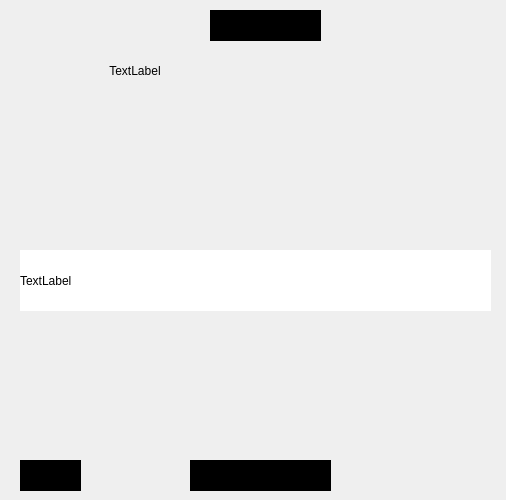
<?xml version="1.0" encoding="UTF-8"?>
<ui version="4.0">
 <class>picture_m</class>
 <widget class="QWidget" name="picture_m">
  <property name="geometry">
   <rect>
    <x>0</x>
    <y>0</y>
    <width>506</width>
    <height>500</height>
   </rect>
  </property>
  <property name="windowTitle">
   <string>Form</string>
  </property>
  <layout class="QGridLayout" name="gridLayout">
   <property name="leftMargin">
    <number>0</number>
   </property>
   <property name="topMargin">
    <number>0</number>
   </property>
   <property name="rightMargin">
    <number>0</number>
   </property>
   <property name="bottomMargin">
    <number>0</number>
   </property>
   <property name="spacing">
    <number>0</number>
   </property>
   <item row="0" column="0">
    <widget class="QStackedWidget" name="stackedWidget">
     <property name="enabled">
      <bool>true</bool>
     </property>
     <property name="sizePolicy">
      <sizepolicy hsizetype="Expanding" vsizetype="Expanding">
       <horstretch>0</horstretch>
       <verstretch>0</verstretch>
      </sizepolicy>
     </property>
     <property name="minimumSize">
      <size>
       <width>0</width>
       <height>0</height>
      </size>
     </property>
     <property name="maximumSize">
      <size>
       <width>16777215</width>
       <height>16777215</height>
      </size>
     </property>
     <property name="styleSheet">
      <string notr="true">#stackedWidget {
border-image: url(img/icon/ic/picture_morocco/backgr_morocco.png)0 0 0 0 stretch stretch ;
    width:100%;height:100%;
	
}
</string>
     </property>
     <property name="frameShape">
      <enum>QFrame::Shape::NoFrame</enum>
     </property>
     <property name="frameShadow">
      <enum>QFrame::Shadow::Plain</enum>
     </property>
     <property name="lineWidth">
      <number>0</number>
     </property>
     <property name="currentIndex">
      <number>0</number>
     </property>
     <widget class="QWidget" name="page_2">
      <widget class="QPushButton" name="pushButton_8">
       <property name="geometry">
        <rect>
         <x>0</x>
         <y>0</y>
         <width>51</width>
         <height>51</height>
        </rect>
       </property>
       <property name="cursor">
        <cursorShape>PointingHandCursor</cursorShape>
       </property>
       <property name="styleSheet">
        <string notr="true">image: url(img/icon/ic/food_icon/back_food.png);
border-radius:10px;</string>
       </property>
       <property name="text">
        <string/>
       </property>
      </widget>
      <widget class="QLabel" name="label_flag">
       <property name="geometry">
        <rect>
         <x>110</x>
         <y>110</y>
         <width>301</width>
         <height>181</height>
        </rect>
       </property>
       <property name="sizePolicy">
        <sizepolicy hsizetype="Expanding" vsizetype="Expanding">
         <horstretch>0</horstretch>
         <verstretch>0</verstretch>
        </sizepolicy>
       </property>
       <property name="styleSheet">
        <string notr="true">border-image: url(img/icon/ic/food_icon/backgr_image.png);
border-radius:30px;
width:100px;height:200px;</string>
       </property>
       <property name="text">
        <string/>
       </property>
       <property name="textFormat">
        <enum>Qt::TextFormat::PlainText</enum>
       </property>
       <property name="scaledContents">
        <bool>true</bool>
       </property>
      </widget>
      <widget class="QLabel" name="label_question">
       <property name="geometry">
        <rect>
         <x>-110</x>
         <y>10</y>
         <width>701</width>
         <height>121</height>
        </rect>
       </property>
       <property name="sizePolicy">
        <sizepolicy hsizetype="Expanding" vsizetype="Expanding">
         <horstretch>0</horstretch>
         <verstretch>0</verstretch>
        </sizepolicy>
       </property>
       <property name="cursor">
        <cursorShape>PointingHandCursor</cursorShape>
       </property>
       <property name="styleSheet">
        <string notr="true">font: 700 10.6pt &quot;Segoe UI&quot;;
border-image: url(img/icon/ic/food_icon/backgr_question.png) 0 0 0 0 stretch stretch;
color: black;

/*padding-right: 10px;
padding-left: 140px;*/
padding-left: 130px;
padding-right: 27px;
</string>
       </property>
       <property name="text">
        <string>                          TextLabel</string>
       </property>
       <property name="wordWrap">
        <bool>true</bool>
       </property>
      </widget>
      <widget class="QPushButton" name="pushButton_next">
       <property name="geometry">
        <rect>
         <x>450</x>
         <y>450</y>
         <width>41</width>
         <height>41</height>
        </rect>
       </property>
       <property name="sizePolicy">
        <sizepolicy hsizetype="Minimum" vsizetype="Preferred">
         <horstretch>0</horstretch>
         <verstretch>0</verstretch>
        </sizepolicy>
       </property>
       <property name="cursor">
        <cursorShape>PointingHandCursor</cursorShape>
       </property>
       <property name="styleSheet">
        <string notr="true">image: url(img/icon/ic/food_icon/button_next_food.png);
border-radius:30px;</string>
       </property>
       <property name="text">
        <string/>
       </property>
      </widget>
      <widget class="QLabel" name="label_time">
       <property name="geometry">
        <rect>
         <x>20</x>
         <y>460</y>
         <width>61</width>
         <height>31</height>
        </rect>
       </property>
       <property name="styleSheet">
        <string notr="true">background-color:black;
color:black;
font: 11pt &quot;Segoe UI&quot;;
font: 700 9pt &quot;Segoe UI&quot;;

background-image: url(img/icon/ic/food_icon/backgr_question1.png);


</string>
       </property>
       <property name="text">
        <string>TextLabel</string>
       </property>
      </widget>
      <widget class="QLabel" name="label_flag_2">
       <property name="geometry">
        <rect>
         <x>100</x>
         <y>100</y>
         <width>321</width>
         <height>201</height>
        </rect>
       </property>
       <property name="sizePolicy">
        <sizepolicy hsizetype="Expanding" vsizetype="Expanding">
         <horstretch>0</horstretch>
         <verstretch>0</verstretch>
        </sizepolicy>
       </property>
       <property name="styleSheet">
        <string notr="true">border-image: url(:/ic/img/icon/ic/mondial_icon/backgr_image.png);
width:100px;height:200px;</string>
       </property>
       <property name="text">
        <string/>
       </property>
       <property name="textFormat">
        <enum>Qt::TextFormat::PlainText</enum>
       </property>
       <property name="scaledContents">
        <bool>true</bool>
       </property>
      </widget>
      <widget class="QLabel" name="label_point">
       <property name="geometry">
        <rect>
         <x>190</x>
         <y>460</y>
         <width>141</width>
         <height>31</height>
        </rect>
       </property>
       <property name="styleSheet">
        <string notr="true">background-color:black;
font: 700 13pt &quot;Segoe UI&quot;;
color:black;
/*background-image: url(:/img/icon/ic/food_icon/backgr_question1.png);*/
/*image: url(img/icon/ic/mondial_icon/backgr_score.png);*/
image: url(img/icon/ic/mondial_icon/backgr_score_without.png);


</string>
       </property>
       <property name="text">
        <string>TextLabel</string>
       </property>
      </widget>
      <widget class="QLabel" name="label_question_number">
       <property name="geometry">
        <rect>
         <x>210</x>
         <y>10</y>
         <width>111</width>
         <height>31</height>
        </rect>
       </property>
       <property name="styleSheet">
        <string notr="true">background-color:black;
background-image: url(img/icon/ic/food_icon/backgr_question1.png);
color:black;
font: 700 13pt &quot;Segoe UI&quot;;



</string>
       </property>
       <property name="text">
        <string>TextLabel</string>
       </property>
      </widget>
      <widget class="QWidget" name="layoutWidget">
       <property name="geometry">
        <rect>
         <x>30</x>
         <y>310</y>
         <width>441</width>
         <height>131</height>
        </rect>
       </property>
       <layout class="QHBoxLayout" name="horizontalLayout">
        <property name="spacing">
         <number>0</number>
        </property>
        <item>
         <layout class="QVBoxLayout" name="verticalLayout_2">
          <property name="spacing">
           <number>0</number>
          </property>
          <item>
           <widget class="QPushButton" name="pushButton_option4">
            <property name="sizePolicy">
             <sizepolicy hsizetype="Expanding" vsizetype="Expanding">
              <horstretch>0</horstretch>
              <verstretch>0</verstretch>
             </sizepolicy>
            </property>
            <property name="minimumSize">
             <size>
              <width>20</width>
              <height>20</height>
             </size>
            </property>
            <property name="cursor">
             <cursorShape>PointingHandCursor</cursorShape>
            </property>
            <property name="styleSheet">
             <string notr="true">#pushButton_option4{
   font: 900 15pt &quot;Segoe UI&quot;;
	border-image: url(img/icon/ic/picture_world_icon/buttons/backgr_button.png)0 0 0 0 scretch  scretch;
  min-width: 20px;
  min-height: 20px;
  color: rgb(0, 0, 0);
  border-radius:18px;
}
#pushButton_option4:hover{

  border-image: url(img/icon/ic/picture_world_icon/buttons/button_hover.png) 0 0 0 scretch scretch;
	
}</string>
            </property>
            <property name="text">
             <string/>
            </property>
           </widget>
          </item>
          <item>
           <widget class="QPushButton" name="pushButton_option3">
            <property name="sizePolicy">
             <sizepolicy hsizetype="Expanding" vsizetype="Expanding">
              <horstretch>0</horstretch>
              <verstretch>0</verstretch>
             </sizepolicy>
            </property>
            <property name="cursor">
             <cursorShape>PointingHandCursor</cursorShape>
            </property>
            <property name="styleSheet">
             <string notr="true">#pushButton_option3{
   font: 900 15pt &quot;Segoe UI&quot;;
	border-image: url(img/icon/ic/picture_world_icon/buttons/backgr_button.png)0 0 0 0 scretch  scretch;
  min-width: 20px;
  min-height: 20px;
  color: rgb(0, 0, 0);
  border-radius:18px;
}
#pushButton_option3:hover{

  border-image: url(img/icon/ic/picture_world_icon/buttons/button_hover.png) 0 0 0 scretch scretch;
	
}
</string>
            </property>
            <property name="text">
             <string/>
            </property>
           </widget>
          </item>
         </layout>
        </item>
        <item>
         <layout class="QVBoxLayout" name="verticalLayout">
          <property name="spacing">
           <number>0</number>
          </property>
          <item>
           <widget class="QPushButton" name="pushButton_option2">
            <property name="sizePolicy">
             <sizepolicy hsizetype="Expanding" vsizetype="Expanding">
              <horstretch>0</horstretch>
              <verstretch>0</verstretch>
             </sizepolicy>
            </property>
            <property name="minimumSize">
             <size>
              <width>20</width>
              <height>20</height>
             </size>
            </property>
            <property name="maximumSize">
             <size>
              <width>16777191</width>
              <height>16777185</height>
             </size>
            </property>
            <property name="cursor">
             <cursorShape>PointingHandCursor</cursorShape>
            </property>
            <property name="styleSheet">
             <string notr="true">#pushButton_option2{
  font: 900 15pt &quot;Segoe UI&quot;;

	border-image: url(img/icon/ic/picture_world_icon/buttons/backgr_button.png)0 0 0 0 scretch  scretch;
  min-width: 20px;
  min-height: 20px;
  color: rgb(0, 0, 0);
  border-radius:18px;
}
#pushButton_option2:hover{

  border-image: url(img/icon/ic/picture_world_icon/buttons/button_hover.png) 0 0 0 scretch scretch;
 
}
</string>
            </property>
            <property name="text">
             <string/>
            </property>
           </widget>
          </item>
          <item>
           <widget class="QPushButton" name="pushButton_option1">
            <property name="sizePolicy">
             <sizepolicy hsizetype="Expanding" vsizetype="Expanding">
              <horstretch>0</horstretch>
              <verstretch>0</verstretch>
             </sizepolicy>
            </property>
            <property name="cursor">
             <cursorShape>PointingHandCursor</cursorShape>
            </property>
            <property name="styleSheet">
             <string notr="true">#pushButton_option1{
   font: 900 15pt &quot;Segoe UI&quot;;
	border-image: url(img/icon/ic/picture_world_icon/buttons/backgr_button.png)0 0 0 0 scretch  scretch;
  min-width: 20px;
  min-height: 20px;
  color: rgb(0, 0, 0);
  border-radius:18px;
}
#pushButton_option1:hover{

  border-image: url(img/icon/ic/picture_world_icon/buttons/button_hover.png) 0 0 0 scretch scretch;
}

</string>
            </property>
            <property name="text">
             <string/>
            </property>
           </widget>
          </item>
         </layout>
        </item>
       </layout>
      </widget>
      <widget class="QPushButton" name="pushButton_suppr">
       <property name="geometry">
        <rect>
         <x>330</x>
         <y>0</y>
         <width>71</width>
         <height>51</height>
        </rect>
       </property>
       <property name="sizePolicy">
        <sizepolicy hsizetype="Expanding" vsizetype="Expanding">
         <horstretch>0</horstretch>
         <verstretch>0</verstretch>
        </sizepolicy>
       </property>
       <property name="minimumSize">
        <size>
         <width>20</width>
         <height>20</height>
        </size>
       </property>
       <property name="cursor">
        <cursorShape>PointingHandCursor</cursorShape>
       </property>
       <property name="styleSheet">
        <string notr="true">#pushButton_suppr{
  image: url(img/icon/ic/picture_world_icon/buttons/5050.png)0 0 0 0 scretch  scretch;
  border-radius:18px;
}
#pushButton_suppr:hover{
image: url(img/icon/ic/picture_world_icon/buttons/5050_hover.png)0 0 0 0 scretch  scretch;
}</string>
       </property>
       <property name="text">
        <string/>
       </property>
      </widget>
      <widget class="QPushButton" name="pushButton_reveal">
       <property name="geometry">
        <rect>
         <x>400</x>
         <y>0</y>
         <width>61</width>
         <height>51</height>
        </rect>
       </property>
       <property name="sizePolicy">
        <sizepolicy hsizetype="Expanding" vsizetype="Expanding">
         <horstretch>0</horstretch>
         <verstretch>0</verstretch>
        </sizepolicy>
       </property>
       <property name="minimumSize">
        <size>
         <width>20</width>
         <height>20</height>
        </size>
       </property>
       <property name="cursor">
        <cursorShape>PointingHandCursor</cursorShape>
       </property>
       <property name="styleSheet">
        <string notr="true">#pushButton_reveal{
  image: url(img/icon/ic/picture_world_icon/buttons/show.png)0 0 0 0 scretch  scretch;
  border-radius:18px;
}
#pushButton_reveal:hover{
image: url(img/icon/ic/picture_world_icon/buttons/show_hover.png)0 0 0 0 scretch  scretch;
}</string>
       </property>
       <property name="text">
        <string/>
       </property>
      </widget>
      <widget class="QLabel" name="hiding">
       <property name="geometry">
        <rect>
         <x>20</x>
         <y>250</y>
         <width>471</width>
         <height>61</height>
        </rect>
       </property>
       <property name="styleSheet">
        <string notr="true">#hiding{
	font: 700 12pt &quot;Segoe UI&quot;;
 background-color: rgb(255, 255, 255);
color:black;
}
</string>
       </property>
       <property name="text">
        <string>TextLabel</string>
       </property>
      </widget>
      <widget class="QPushButton" name="pushButton_time">
       <property name="geometry">
        <rect>
         <x>120</x>
         <y>0</y>
         <width>61</width>
         <height>51</height>
        </rect>
       </property>
       <property name="sizePolicy">
        <sizepolicy hsizetype="Expanding" vsizetype="Expanding">
         <horstretch>0</horstretch>
         <verstretch>0</verstretch>
        </sizepolicy>
       </property>
       <property name="minimumSize">
        <size>
         <width>20</width>
         <height>20</height>
        </size>
       </property>
       <property name="cursor">
        <cursorShape>PointingHandCursor</cursorShape>
       </property>
       <property name="styleSheet">
        <string notr="true">#pushButton_time{
  image: url(img/icon/ic/picture_world_icon/buttons/time.png)0 0 0 0 scretch  scretch;
  border-radius:18px;
}
#pushButton_time:hover{
image: url(img/icon/ic/picture_world_icon/buttons/time_hover.png)0 0 0 0 scretch  scretch;
}</string>
       </property>
       <property name="text">
        <string/>
       </property>
      </widget>
      <widget class="QPushButton" name="pushButton_AI">
       <property name="geometry">
        <rect>
         <x>40</x>
         <y>0</y>
         <width>61</width>
         <height>51</height>
        </rect>
       </property>
       <property name="sizePolicy">
        <sizepolicy hsizetype="Expanding" vsizetype="Expanding">
         <horstretch>0</horstretch>
         <verstretch>0</verstretch>
        </sizepolicy>
       </property>
       <property name="minimumSize">
        <size>
         <width>20</width>
         <height>20</height>
        </size>
       </property>
       <property name="cursor">
        <cursorShape>PointingHandCursor</cursorShape>
       </property>
       <property name="styleSheet">
        <string notr="true">#pushButton_AI{
  image: url(img/icon/AI.png)0 0 0 0 scretch  scretch;
  border-radius:18px;
}
</string>
       </property>
       <property name="text">
        <string/>
       </property>
      </widget>
      <zorder>layoutWidget</zorder>
      <zorder>label_question</zorder>
      <zorder>label_flag_2</zorder>
      <zorder>pushButton_8</zorder>
      <zorder>label_flag</zorder>
      <zorder>pushButton_next</zorder>
      <zorder>label_time</zorder>
      <zorder>label_point</zorder>
      <zorder>label_question_number</zorder>
      <zorder>pushButton_suppr</zorder>
      <zorder>pushButton_reveal</zorder>
      <zorder>hiding</zorder>
      <zorder>pushButton_time</zorder>
      <zorder>pushButton_AI</zorder>
     </widget>
     <widget class="QWidget" name="page_result_2">
      <property name="styleSheet">
       <string notr="true">/*#page_result_2{
	border-image: url(:/icons/img/icon/backgr_score.png) 0 0 0 scretch scretch;
	border-image: url(:/icons/img/icon/backgr_score.png) 0 0 0 scretch scretch;
}*/
#page_result_2{
border-image: url(:/icons/img/icon/backgr_score.png) 0 0 0 scretch scretch;
}</string>
      </property>
      <widget class="QLabel" name="label_score_food">
       <property name="geometry">
        <rect>
         <x>30</x>
         <y>300</y>
         <width>451</width>
         <height>71</height>
        </rect>
       </property>
       <property name="styleSheet">
        <string notr="true">#label_score_food{
font: 700 20pt &quot;Source Code Pro&quot;;
border-image: url(img/icon/ic/score_stat.png) 0 0 0 0 scretch scretch;
/*border-image: url(img/icon/ic/food_icon/backgr_question1.png) 0 0 0 0 scretch scretch;*/
border-image: url(img/icon/result.png) 0 0 0 0 scretch scretch;
padding-left: 80px;
/*padding-right: 60px; */
color:white;
}
</string>
       </property>
       <property name="text">
        <string>Too Bad!!</string>
       </property>
      </widget>
      <widget class="QLabel" name="label_image_score">
       <property name="geometry">
        <rect>
         <x>60</x>
         <y>60</y>
         <width>381</width>
         <height>251</height>
        </rect>
       </property>
       <property name="styleSheet">
        <string notr="true">width:100px;height:200px;</string>
       </property>
       <property name="text">
        <string/>
       </property>
      </widget>
      <widget class="QLabel" name="label_scoring">
       <property name="geometry">
        <rect>
         <x>30</x>
         <y>0</y>
         <width>451</width>
         <height>71</height>
        </rect>
       </property>
       <property name="styleSheet">
        <string notr="true">font: 700 18pt &quot;Segoe UI&quot;;
/*border-image: url(:/img/icon/ic/food_icon/backgr_question1.png) 0 0 0 0 scretch scretch;*/

border-image: url(img/icon/result.png) 0 0 0 0 scretch scretch;
color: white;
padding-left: 80px;
padding-right: 80px; </string>
       </property>
       <property name="text">
        <string>TextLabel</string>
       </property>
      </widget>
      <widget class="QPushButton" name="pushButton_play_again">
       <property name="geometry">
        <rect>
         <x>120</x>
         <y>370</y>
         <width>251</width>
         <height>141</height>
        </rect>
       </property>
       <property name="sizePolicy">
        <sizepolicy hsizetype="Preferred" vsizetype="Preferred">
         <horstretch>0</horstretch>
         <verstretch>0</verstretch>
        </sizepolicy>
       </property>
       <property name="cursor">
        <cursorShape>PointingHandCursor</cursorShape>
       </property>
       <property name="styleSheet">
        <string notr="true">#pushButton_play_again{
image: url(img/icon/ic/food_icon/mainwindown_food.png) ;
min-width: 20px;
min-height: 20px;
border-radius:20px;
}

#pushButton_play_again:hover{
	image: url(img/icon/ic/food_icon/mainwindown_food_hover.png);
min-width: 20px;
min-height: 20px;
border-radius:20px;
}

</string>
       </property>
       <property name="text">
        <string/>
       </property>
      </widget>
     </widget>
    </widget>
   </item>
  </layout>
 </widget>
 <resources/>
 <connections/>
</ui>
